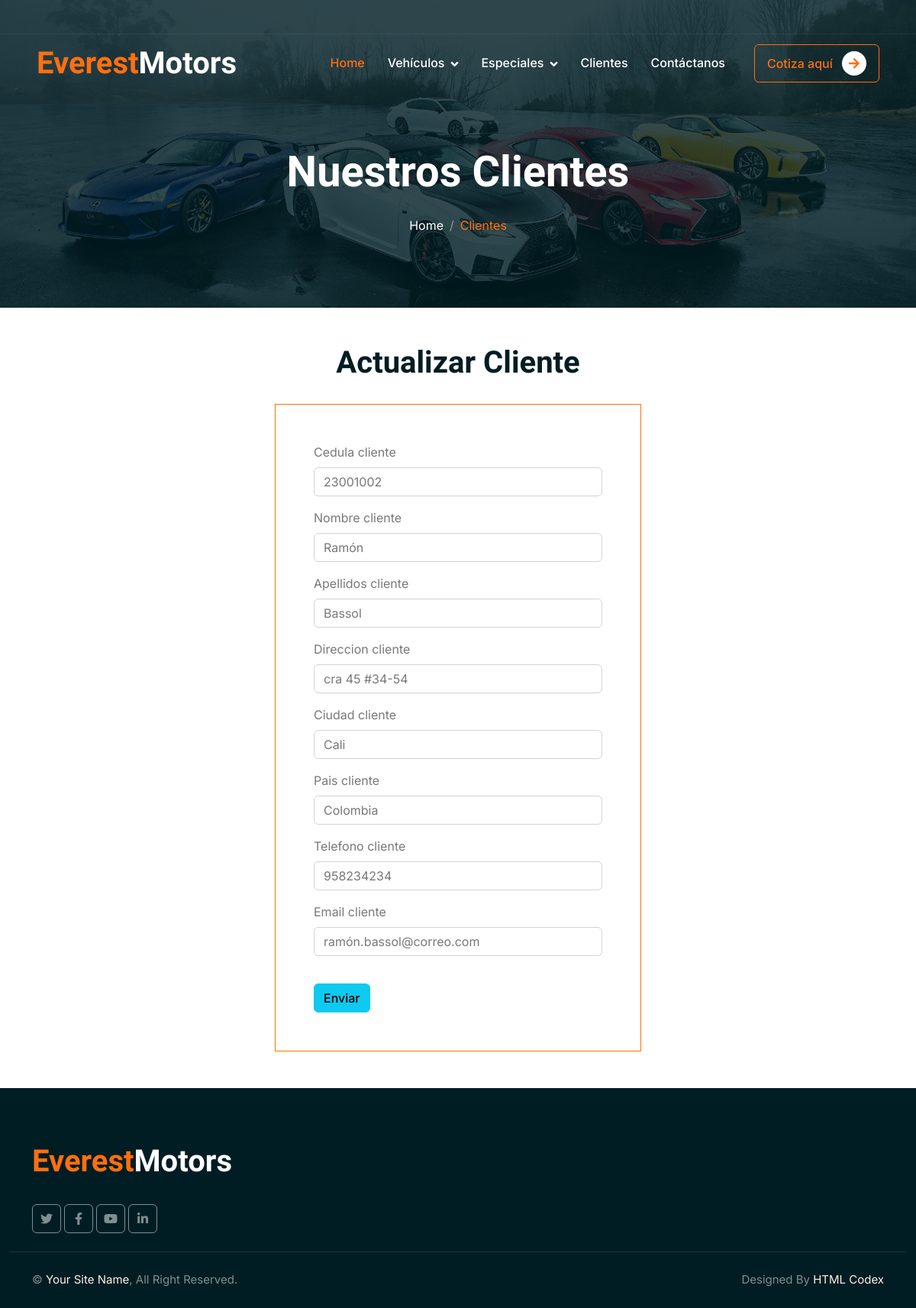
The app's page /clientes/editarCliente/23001002 with its own data.
### clientes/models.py (models this page shows, shortened)
class Clientes(models.Model):
    cedula_cliente = models.CharField(primary_key=True, max_length=15)
    nombre_cliente = models.CharField(max_length=50)
    apellidos_cliente = models.CharField(max_length=50)
    direccion_cliente = models.CharField(max_length=100)
    ciudad_cliente = models.CharField(max_length=50)
    pais_cliente = models.CharField(max_length=50)
    telefono_cliente = models.CharField(max_length=30)
    email_cliente = models.CharField(max_length=50)

### clientes/views.py (the view)
# urls.py: path('clientes/editarCliente/<int:cedula>', views.editarCliente, name='editarCliente'),
def editarCliente(request, cedula) :
        cliente = Clientes.objects.get(cedula_cliente = cedula)   #revisar como se llama en el import
        if request.method == 'POST':  #cuando boton guardar
                form = ClienteForm(request.POST, instance=cliente)
                if form.is_valid():
                        form.save() # salva
                        return redirect('clientes')  # redirige a la pagina clientes
        form = ClienteForm( instance=cliente)# se le pasa un forms vacio, pero luego se le dice toma los datos
        contexto = {
                'form' : form,
                'tituloh1' : 'Actualizar Cliente'
        }
        return render(request, 'clientes/crearCliente.html', contexto)

### clientes/formsCliente.py
class ClienteForm(forms.ModelForm) :
    class Meta:
        model = Clientes
        fields = '__all__'  ##usa todos los campos en el forms

### clientes/templates/clientes/crearCliente.html (shortened to what this page needs)
<!DOCTYPE html>
<html lang="en">
<head>
    {% load static %}
    <link href="https://cdnjs.cloudflare.com/ajax/libs/font-awesome/5.10.0/css/all.min.css" rel="stylesheet">
    <link href="https://cdn.jsdelivr.net/npm/bootstrap-icons@1.4.1/font/bootstrap-icons.css" rel="stylesheet">
    <link href="{% static 'clientes/lib/animate/animate.min.css' %}" rel="stylesheet">
    <link href="{% static 'clientes/lib/owlcarousel/assets/owl.carousel.min.css' %}" rel="stylesheet">
    <link href="{% static 'clientes/css/bootstrap.min.css' %}" rel="stylesheet">
    <link href="{% static 'clientes/css/style.css' %}" rel="stylesheet">
</head>
<body>
    <div class="container-fluid fixed-top px-0 wow fadeIn" data-wow-delay="0.1s">
        <div class="top-bar text-white-50 row gx-0 align-items-center d-none d-lg-flex">
            <div class="box">
                <div class="container-1">
                </div>
            </div>
        </div>
        <nav class="navbar navbar-expand-lg navbar-dark py-lg-0 px-lg-5 wow fadeIn" data-wow-delay="0.1s">
              <h1 class="fw-bold text-primary m-0">Everest<span class="text-white">Motors</span></h1>
            <div class="collapse navbar-collapse" id="navbarCollapse">
                <div class="navbar-nav ms-auto p-4 p-lg-0">
                    <a href="{% url 'inicio' %}" class="nav-item nav-link active">Home</a>
                     <div class="nav-item dropdown">
                        <a href="clientes/vehiculos.html" class="nav-link dropdown-toggle" data-bs-toggle="dropdown">Vehículos</a>
                    </div>
                    <div class="nav-item dropdown">
                        <a href="#" class="nav-link dropdown-toggle" data-bs-toggle="dropdown">Especiales</a>
                    </div>
                    <a href="{% url 'clientes' %}" class="nav-item nav-link">Clientes</a>
                    <a href="{% url 'contactanos' %}" class="nav-item nav-link">Contáctanos</a>
                </div>
                <div class="d-none d-lg-flex ms-2">
                    <a class="btn btn-outline-primary py-2 px-3" href="{% url 'cotiza' %}">
                       Cotiza aquí
                        <div class="d-inline-flex btn-sm-square bg-white text-primary rounded-circle ms-2">
                            <i class="fa fa-arrow-right"></i>
                        </div>
                    </a>
                </div>
            </div>
        </nav>
    </div>
    <div class="container-fluid page-header mb-5 wow fadeIn" data-wow-delay="0.1s">
        <div class="container text-center">
            <h1 class="display-4 text-white animated slideInDown mb-4">Nuestros Clientes</h1>
            <nav aria-label="breadcrumb animated slideInDown">
                <ol class="breadcrumb justify-content-center mb-0">
                    <li class="breadcrumb-item"><a class="text-white" href="#">Home</a></li>
                    <li class="breadcrumb-item text-primary active" aria-current="page">Clientes</li>
                </ol>
            </nav>
        </div>
    </div>
{% load bootstrap5 %}
{% block contenido %}
        <h1 style="text-align: center">{{tituloh1}}</h1>
        <form  action=""    method="post" class="form-crear"  style="margin-top: 30px">
            {% bootstrap_form form %}
           <button style="" type="submit-disable"  class="btn btn-info">Enviar</button>
        </form>
{% endblock %}
<div class="container-fluid bg-dark text-white-50 footer mt-5 pt-5 wow fadeIn" data-wow-delay="0.1s">
    <div class="container py-4">
        <div class="row g-5">
            <div class="col-lg-3 col-md-6">
                <h1 class="fw-bold text-primary mb-4">Everest<span class="text-white">Motors</span></h1>
                <div class="d-flex pt-2">
                    <a class="btn btn-square me-1" href=""><i class="fab fa-twitter"></i></a>
                    <a class="btn btn-square me-1" href=""><i class="fab fa-facebook-f"></i></a>
                    <a class="btn btn-square me-1" href=""><i class="fab fa-youtube"></i></a>
                    <a class="btn btn-square me-0" href=""><i class="fab fa-linkedin-in"></i></a>
                </div>
            </div>
            <div class="col-lg-3 col-md-6">
            </div>
        </div>
    </div>
    <div class="container-fluid copyright">
        <div class="container">
            <div class="row">
                <div class="col-md-6 text-center text-md-start mb-3 mb-md-0">
                    &copy; <a href="#">Your Site Name</a>, All Right Reserved.
                </div>
                <div class="col-md-6 text-center text-md-end">
                    Designed By <a href="https://htmlcodex.com">HTML Codex</a>
                </div>
            </div>
        </div>
    </div>
</div>
</body>
</html>

### clientes/static/clientes/css/style.css (style rules this page uses)
:root { --primary: #FF6F0F; --secondary: #FFF0E6; --light: #F8F8F9; --dark: #001D23; }
.form-crear, .form-Register { width: 40%; margin:auto; border: 1px solid rgb(255, 115, 0); padding: 50px 50px; }
button { margin-top:20px; }
.btn { font-weight: 500; transition: .5s; }
.btn-square { width: 38px; height: 38px; }
.btn-sm-square { width: 32px; height: 32px; }
.btn-square, .btn-sm-square, .btn-lg-square { padding: 0; display: flex; align-items: center; justify-content: center; font-weight: normal; }
.fixed-top { transition: .5s; }
.top-bar { height: 45px; border-bottom: 1px solid rgba(255, 255, 255, .07); }
.navbar .dropdown-toggle::after { border: none; content: "\f107"; font-family: "Font Awesome 5 Free"; font-weight: 900; vertical-align: middle; margin-left: 8px; }
.navbar .navbar-nav .nav-link { margin-right: 30px; padding: 25px 0; color: #FFFFFF; font-weight: 500; outline: none; }
.navbar .navbar-nav .nav-link:hover, .navbar .navbar-nav .nav-link.active { color: var(--primary); }
.page-header { padding-top: 12rem; padding-bottom: 6rem; background: linear-gradient(rgba(0, 29, 35, .8), rgba(0, 29, 35, .8)), url(../img/imagen_1.jpg) center center no-repeat; background-size: cover; }
.page-header .breadcrumb-item+.breadcrumb-item::before { color: #999999; }
.footer .btn.btn-square { color: rgba(255,255,255,0.5); border: 1px solid rgba(255,255,255,0.5); }
.footer .copyright { padding: 25px 0; font-size: 15px; border-top: 1px solid rgba(256, 256, 256, .1); }
.footer .copyright a { color: var(--secondary); }

### records on screen
Clientes: cedula_cliente "23001002", nombre_cliente "Ramón", apellidos_cliente "Bassol", direccion_cliente "cra 45 #34-54", ciudad_cliente "Cali", pais_cliente "Colombia", telefono_cliente "958234234", email_cliente "ramón.bassol@correo.com"

### other values on screen
{{ tituloh1 }} "Actualizar Cliente"
